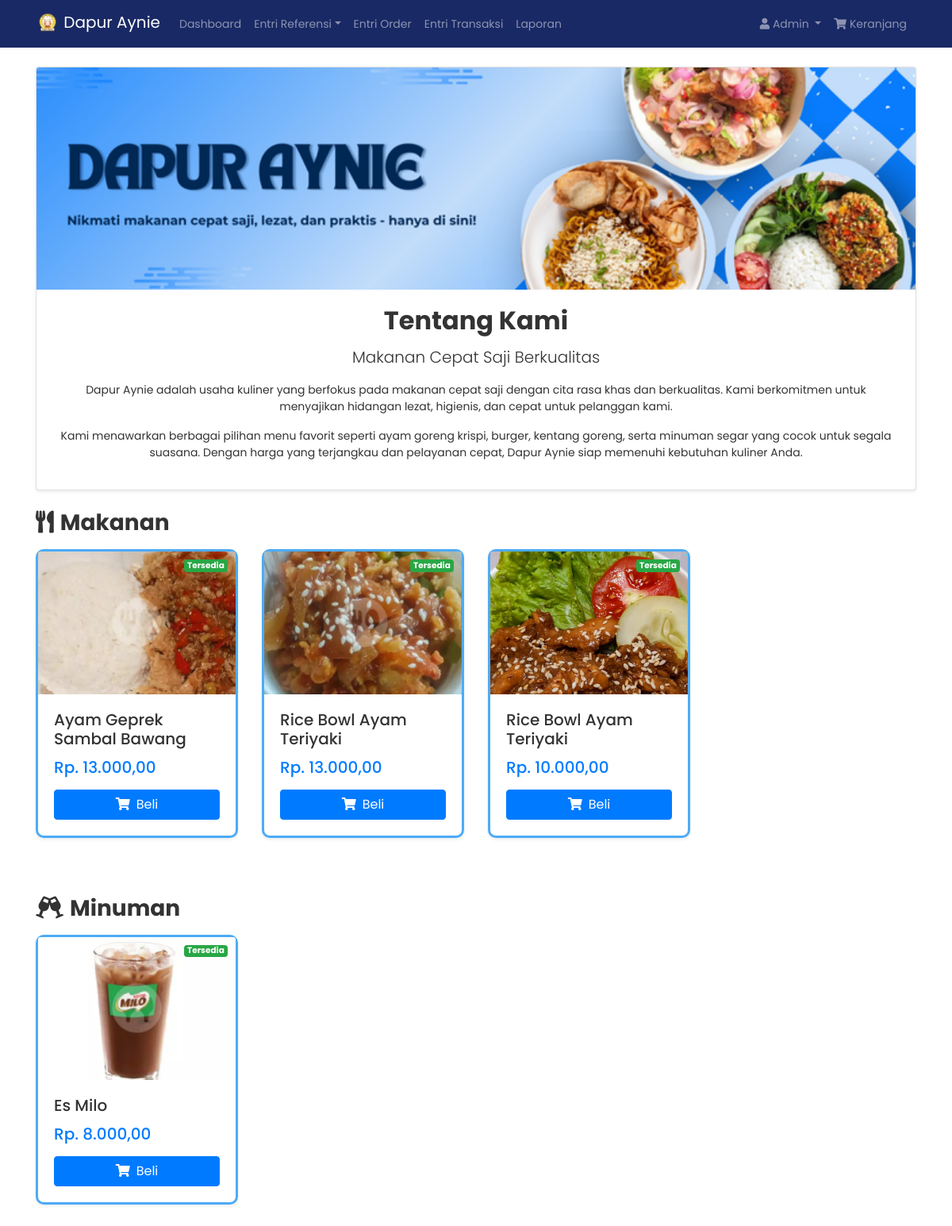
/dashboard/index.php (signed in), run on the app's committed database.
### tables this page shows
CREATE TABLE `tb_masakan` (
  `id_masakan` int(11) NOT NULL,
  `kategori_masakan` varchar(128) NOT NULL,
  `nama_masakan` varchar(128) NOT NULL,
  `harga_masakan` int(128) NOT NULL,
  `foto` varchar(255) NOT NULL,
  `status_masakan` int(1) NOT NULL
);

### dashboard/fungsi/rupiah.php (called while the page is built)
<?php
function rupiah($angka) {
	$hasil_rupiah = number_format($angka,2,',','.');
	return $hasil_rupiah;
}
?>

### dashboard/admin/index.php (the view, shortened to what this page needs)
<div class="container mt-4">
  <div class="card mb-4 shadow-sm">
  <img src="assets/image/posterbg.png" class="card-img-top" style="height: 280px; width: 100%; object-fit: cover;" alt="Restaurant Banner">
    <div class="card-body text-center">
      <h2 class="card-title font-weight-bold">Tentang Kami</h2>
<p class="text-center lead">Makanan Cepat Saji Berkualitas</p>
            <p>Dapur Aynie adalah usaha kuliner yang berfokus pada makanan cepat saji dengan cita rasa khas dan berkualitas. Kami berkomitmen untuk menyajikan hidangan lezat, higienis, dan cepat untuk pelanggan kami.</p>
            <p>Kami menawarkan berbagai pilihan menu favorit seperti ayam goreng krispi, burger, kentang goreng, serta minuman segar yang cocok untuk segala suasana. Dengan harga yang terjangkau dan pelayanan cepat, Dapur Aynie siap memenuhi kebutuhan kuliner Anda.</p>
    </div>
  </div>
  <div class="mb-5">
    <h3 class="font-weight-bold mb-3"><i class="fas fa-utensils mr-2"></i>Makanan</h3>
    <div class="row">
      <?php
        $query = "SELECT * FROM tb_masakan WHERE kategori_masakan='Makanan' ORDER BY id_masakan";
        $sql = mysqli_query($kon, $query);
        while($data = mysqli_fetch_array($sql)) :
      ?>
      <div class="col-lg-3 col-md-4 col-sm-6 mb-4">
      <div class="card h-100 shadow-sm hover-card" style="border: 3px solid #4dabf7; border-radius: 10px;">
          <div class="position-relative">
            <img class="card-img-top" src="assets/image/makanan/<?= $data['foto'] ?>" alt="<?= $data['nama_masakan'] ?>">
            <?php if ($data['status_masakan'] == 1): ?>
              <span class="badge badge-success position-absolute" style="top: 10px; right: 10px;">Tersedia</span>
            <?php else: ?>
              <span class="badge badge-danger position-absolute" style="top: 10px; right: 10px;">Tidak Tersedia</span>
            <?php endif; ?>
          </div>
          <div class="card-body d-flex flex-column">
            <h5 class="card-title"><?= $data['nama_masakan'] ?></h5>
            <?php
              $harga = $data['harga_masakan'];
            ?>
            <p class="card-text text-primary h5 mb-3">Rp. <?= rupiah($harga) ?></p>
            <div class="mt-auto">
            <?php if (isset($_SESSION['level']) && $_SESSION['level'] != ""): ?>
  <?php if ($data['status_masakan'] == 1): ?>
    <button type="button" class="btn btn-primary btn-block" data-toggle="modal" data-target="#masakan_<?= $data['id_masakan']; ?>">
      <i class="fas fa-shopping-cart mr-2"></i>Beli
    </button>
  <?php else: ?>
    <button class="btn btn-secondary btn-block" disabled>
      <i class="fas fa-shopping-cart mr-2"></i>Beli
    </button>
  <?php endif; ?>
<?php endif; ?>
            </div>
          </div>
        </div>
      </div>
      <?php endwhile; ?>
    </div>
  </div>
  <div class="mb-5">
    <h3 class="font-weight-bold mb-3"><i class="fas fa-glass-cheers mr-2"></i>Minuman</h3>
    <div class="row">
      <?php
        $query2 = "SELECT * FROM tb_masakan WHERE kategori_masakan='Minuman' ORDER BY id_masakan";
        $sql2 = mysqli_query($kon, $query2);
        while($data = mysqli_fetch_array($sql2)) :
      ?>
      <div class="col-lg-3 col-md-4 col-sm-6 mb-4">
        <div class="card h-100 shadow-sm hover-card" style="border: 3px solid #4dabf7; border-radius: 10px;">
          <div class="position-relative">
            <img class="card-img-top" src="assets/image/makanan/<?= $data['foto'] ?>" alt="<?= $data['nama_masakan'] ?>">
            <?php if ($data['status_masakan'] == 1): ?>
              <span class="badge badge-success position-absolute" style="top: 10px; right: 10px;">Tersedia</span>
            <?php else: ?>
              <span class="badge badge-danger position-absolute" style="top: 10px; right: 10px;">Tidak Tersedia</span>
            <?php endif; ?>
          </div>
          <div class="card-body d-flex flex-column">
            <h5 class="card-title"><?= $data['nama_masakan'] ?></h5>
            <?php
              $hargi = $data['harga_masakan'];
            ?>
            <p class="card-text text-primary h5 mb-3">Rp. <?= rupiah($hargi) ?></p>
            <div class="mt-auto">
            <?php if (isset($_SESSION['level']) && $_SESSION['level'] != ""): ?>
  <?php if ($data['status_masakan'] == 1): ?>
    <button type="button" class="btn btn-primary btn-block" data-toggle="modal" data-target="#masakan_<?= $data['id_masakan']; ?>">
      <i class="fas fa-shopping-cart mr-2"></i>Beli
    </button>
  <?php else: ?>
    <button class="btn btn-secondary btn-block" disabled>
      <i class="fas fa-shopping-cart mr-2"></i>Beli
    </button>
  <?php endif; ?>
<?php endif; ?>
            </div>
          </div>
        </div>
      </div>
      <?php endwhile; ?>
    </div>
  </div>
</div>

### dashboard/assets/css/custom.css (style rules this page uses)
body { font-size: .875rem; font-family: 'Poppins', sans-serif; background-color: #fff; color: #333; }

### dashboard/admin/index.php (style rules this page uses)
.hover-card { transition: transform 0.3s ease, box-shadow 0.3s ease; }
.card-img-top { height: 180px; object-fit: cover; }

### data on the page
tb_masakan: foto (picture), status_masakan "Tersedia", nama_masakan "Ayam Geprek Sambal Bawang", harga_masakan "13.000,00"
tb_masakan: foto (picture), status_masakan "Tersedia", nama_masakan "Rice Bowl Ayam Teriyaki", harga_masakan "13.000,00"
tb_masakan: foto (picture), status_masakan "Tersedia", nama_masakan "Rice Bowl Ayam Teriyaki", harga_masakan "10.000,00"
tb_masakan: foto (picture), status_masakan "Tersedia", nama_masakan "Es Milo", harga_masakan "8.000,00"

### other printed values
$_SESSION['level'] "Admin"
